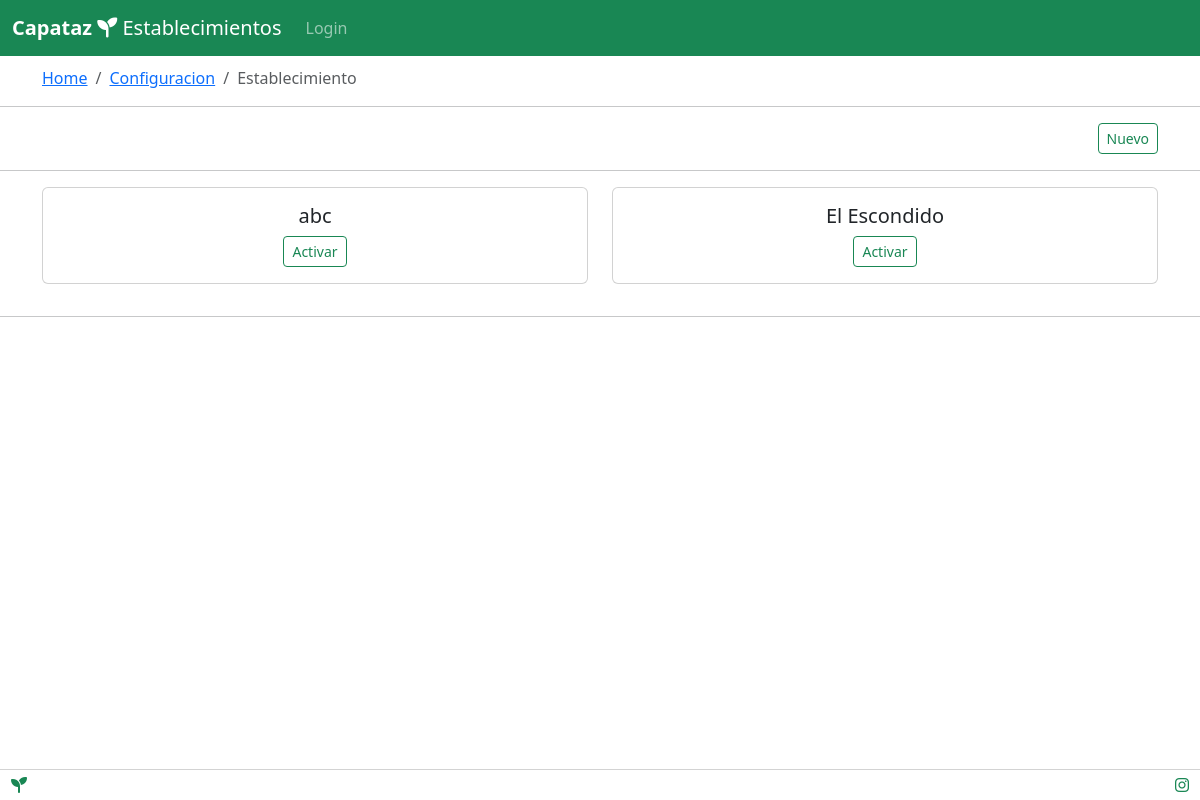
The app's page /configuracion/establecimiento, older data.
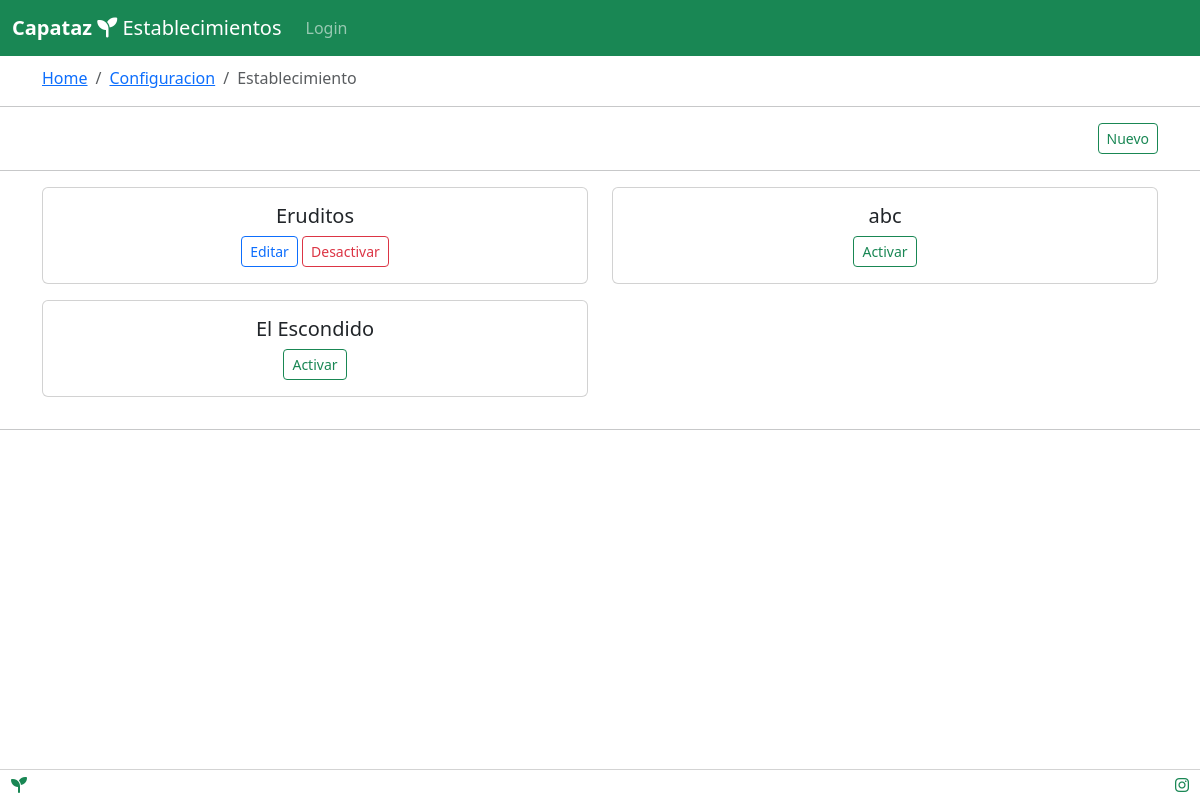
The same page, newer data.
### tables this page shows
CREATE TABLE establishment (
	id INTEGER NOT NULL, 
	name VARCHAR(150) NOT NULL, 
	status VARCHAR(50) NOT NULL, 
	"lastUpdateDate" DATETIME NOT NULL, 
	"creationDate" DATETIME NOT NULL, 
	PRIMARY KEY (id)
);

### api/index.py (the view, shortened to what this page needs)
@login_is_required
@app.route('/configuracion/establecimiento', methods=['GET', 'POST'])
def establecimiento():
    res = cur.execute("SELECT * FROM establishment ORDER BY id DESC")
    results = res.fetchall()
    params = {
        'establecimiento': results
    }
    return render_template('establecimiento.html', title='Establecimientos', params=params)

### api/index.py (called while the page is built)
def dict_factory(cursor, row):
    d = {}
    for idx, col in enumerate(cursor.description):
        d[col[0]] = row[idx]
    return d

### api/templates/establecimiento.html (shortened to what this page needs)
{% extends "layout.html" %}
{% block content %}
<div class="container mb-3">
    <nav aria-label="breadcrumb">
        <ol class="breadcrumb">
            <li class="breadcrumb-item"><a href="/">Home</a></li>
            <li class="breadcrumb-item"><a
                    href="/configuracion">Configuracion</a></li>
            <li class="breadcrumb-item active"
                aria-current="page">Establecimiento</li>
        </ol>
    </nav>
</div>
<hr>
<div class="container mx-auto">
    <div class="d-grid gap-2 d-md-flex justify-content-md-end">
        <button class="btn btn-outline-success btn-sm" type="button"
            data-bs-toggle="modal" data-bs-target="#newModal">Nuevo</button>
    </div>
</div>
<hr>
<div class="container">
    <div class="row">
        {% for e in params.establecimiento %}
        <div class="col-sm-6 mb-3">
            <div class="card text-center">
                <div class="card-body">
                    <h5 class="card-title">{{e.name}}</h5>
                    {% if e.status == 'active' %}
                    <button class="btn btn-outline-primary btn-sm" type="button"
                        data-bs-toggle="modal" data-bs-target="#updateModal"
                        onclick='update({{e|tojson|safe}})'>Editar</button>
                    <button class="btn btn-outline-danger btn-sm" type="button"
                        data-bs-toggle="modal" data-bs-target="#deactivateModal"
                        onclick='deactivate({{e|tojson|safe}})'>Desactivar</button>
                    {% else %}
                    <button class="btn btn-outline-success btn-sm" type="button"
                        data-bs-toggle="modal" data-bs-target="#activateModal"
                        onclick='activate({{e|tojson|safe}})'>Activar</button>
                    {% endif %}
                </div>
            </div>
        </div>
        {% endfor %}
    </div>
</div>
<hr>
{% endblock %}

### api/templates/layout.html (shortened to what this page needs)
<!doctype html>
<html lang="en">
    <head>
        <link
            href="https://cdn.jsdelivr.net/npm/bootstrap@5.3.0/dist/css/bootstrap.min.css"
            rel="stylesheet"
>
        {% from 'includes/macros.html' import active_class %}
        {% from 'includes/macros.html' import sentence_case %}
    </head>
    <body>
        <div id="content" name="navbar">
            {% include "includes/navbar.html" %}
        </div>
        <div id="content" name="main">
            {% block content %}{% endblock %}
        </div>
        <div id="footer" style="margin-top:15%">
            {% include "includes/footer.html" %}
        </div>
    </body>
</html>

### api/templates/includes/macros.html (shortened to what this page needs)
{% macro active_class(page) %}
{% endmacro %}

### api/templates/includes/navbar.html (shortened to what this page needs)
{% block navbar %}
<nav class="navbar navbar-expand-lg bg-success" data-bs-theme="dark">
    <div class="container-fluid">
        <a class="navbar-brand icon-link-hover" href="/">
            <strong>Capataz</strong> <i class="fa-solid fa-seedling"
                style="color: white;"></i>
            {% block title %}{{ title }}{% endblock %}
        </a>
        <div class="collapse navbar-collapse" id="navbarSupportedContent">
            <ul class="navbar-nav me-auto mb-2 mb-lg-0">
                {% if session['password'] %}
                <li class="nav-item">
                    <a class="nav-link {{ active_class('cp') }}"
                        aria-current="page" href="/agricultura">Agricultura</a>
                </li>
                <li class="nav-item">
                    <a class="nav-link {{ active_class('ganaderia') }}"
                        aria-current="page" href="/ganaderia">Ganaderia</a>
                </li>
                <li class="nav-item">
                    <a class="nav-link {{ active_class('lpg') }}"
                        aria-current="page" href="/maquinaria">Maquinarias</a>
                </li>
                <li class="nav-item">
                    <a class="nav-link {{ active_class('dash') }}"
                        aria-current="page" href="/reportes">Reportes</a>
                </li>
                <li class="nav-item">
                    <a class="nav-link {{ active_class('settings') }}"
                        aria-current="page" href="/configuracion">Configuracion</a>
                </li>
                <li class="nav-item">
                    <a class="nav-link {{ active_class('logout') }}"
                        aria-current="page" href="/logout">Logout</a>
                </li>
                {% else %}
                <li class="nav-item">
                    <a class="nav-link {{ active_class('login') }}"
                        aria-current="page" href="/login">Login</a>
                </li>
                {% endif %}
            </ul>
        </div>
    </div>
</nav>
{% endblock %}

### api/templates/includes/footer.html (shortened to what this page needs)
{% block footer %}
<footer class="footer">
    <div class="footer-column">
        <a href="/">
        <i class="fa-solid fa-seedling" style="color: #198754;"></i></a>
    </div>
    <div class="footer-column empty-column" style="justify-self: end">
    </div>
    <div class="footer-column" style="justify-self: end">
        <a href="https://www.instagram.com/" target="_blank"><i
                class="fa-brands fa-instagram" style="color:#198754"></i></a>
    </div>
</footer>
{% endblock %}

### api/templates/includes/footer.html (style rules this page uses)
.footer { background-color: white; width: 100%; position: fixed; bottom: 0; display: flex; justify-content: space-between; padding: 3px; border-top: 1px solid lightgray; }
.footer-column { display: flex; align-items: center; flex-grow: 0; padding-left: 1vh; padding-right: 1vh; }
.empty-column { flex-grow: 4; }

Row changes from the older to the newer data that the page shows:
added establishment: name "Eruditos"
